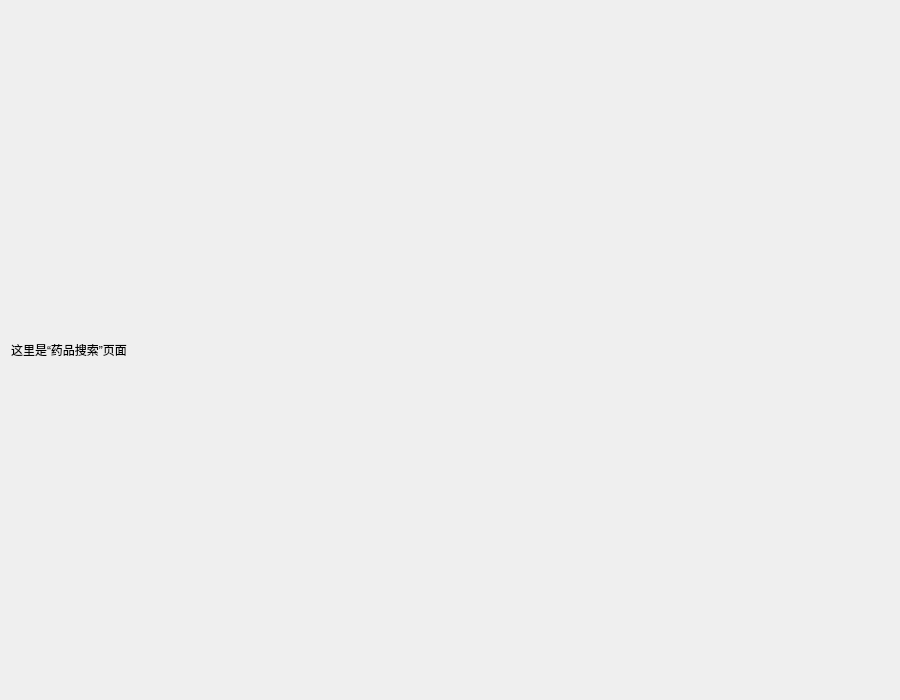
<?xml version="1.0" encoding="UTF-8"?>
<ui version="4.0">
 <class>Page_Medicine</class>
 <widget class="QWidget" name="Page_Medicine">
  <property name="geometry">
   <rect>
    <x>0</x>
    <y>0</y>
    <width>900</width>
    <height>700</height>
   </rect>
  </property>
  <property name="windowTitle">
   <string>药品搜索</string>
  </property>
  <layout class="QVBoxLayout" name="verticalLayout">
   <item>
    <widget class="QLabel" name="label">
     <property name="text">
      <string>这里是“药品搜索”页面</string>
     </property>
    </widget>
   </item>
  </layout>
 </widget>
 <resources/>
 <connections/>
</ui>
